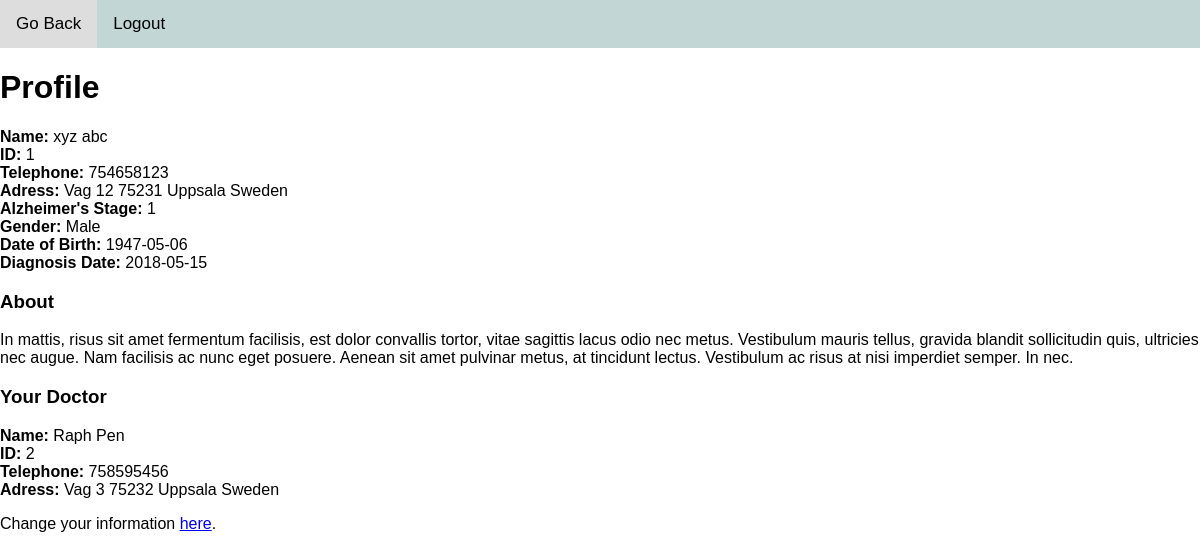
The page /html/patientprofile.php (signed in) on the database its author committed.
### tables this page shows
create table patient(
	patient_id int not null auto_increment, 
	first_name varchar(50) not null, 
	middle_name varchar(50), 
	last_name varchar(50) not null,
    SSN varchar(50) not null, 
	email varchar(50) not null unique, 
    phone int not null, 
	password_hash varchar(50) not null, 
	street varchar(50) not null, 
	street_no varchar(50) not null, 
	city varchar(50) not null, 
	country varchar(50) not null, 
	zip varchar(50) not null, 
    state varchar(50) not null, 
	date_of_birth date not null, 
	gender varchar(50) not null, 
	stage varchar(50),
	education int not null, 
    bedroom_floor int not null, 
	diagnosis_date date not null, 
	diagnosis_description text, 
	primary key (patient_id));

create table doctor (
	doctor_id int not null auto_increment,
    password_hash varchar(50) not null,
    email varchar(50) not null unique,
    phone int not null, 
    first_name varchar(50) not null,
    middle_name varchar(50),
    last_name varchar(50) not null,
    street varchar(50) not null,
    street_no varchar(50) not null,
    zip varchar(50),
    city varchar(50) not null,
    country varchar(50) not null, 
    primary key (doctor_id));

### html/patientprofile.php (the view, shortened to what this page needs)
<!DOCTYPE html>
<html>
  <head>
    <link rel="stylesheet" href="top_menu_style.css">
  </head>
  <body>
    <div class="navbar">
      <a href="patientstart.php">Go Back</a>
      <a href="../html/php/logout.php">Logout</a>
    </div>
    <h1>Profile</h1>
    <?php
        include dirname(__DIR__).'/html/php/openDB.php';
        $result = mysqli_query($link,"select *
        from patient
        where patient_id = $_SESSION[id]")
        or
        die("Could not issue MySQL query");
        while ($row = $result->fetch_assoc()) {
            $first_name = $row["first_name"];
            $last_name = $row["last_name"];
            $patient_id = $row["patient_id"];
            $street = $row["street"];
            $street_no = $row["street_no"];
            $zip = $row["zip"];
            $city = $row["city"];
            $country = $row["country"];
            $phone = $row["phone"];
            $desc = $row["diagnosis_description"];
            $gender = $row["gender"];
            $birth_date = $row["date_of_birth"];
            $stage = $row["stage"];
            $diag_date = $row["diagnosis_date"];
            echo '<b>'."Name: ".'</b>'.$first_name." ".$last_name.'<br/>';
            echo '<b>'."ID: ".'</b>' .$patient_id.'<br/>';
            echo '<b>'."Telephone: ".'</b>'.$phone.'<br/>';
            echo '<b>'."Adress: ".'</b>'.$street. " ".$street_no." ".$zip." ".$city." ".$country.'<br />';
            echo '<b>'."Alzheimer's Stage: ".'</b>' .$stage.'<br/>';
            echo '<b>'."Gender: ".'</b>' .$gender.'<br/>';
            echo '<b>'."Date of Birth: ".'</b>' .$birth_date.'<br/>';
            echo '<b>'."Diagnosis Date: ".'</b>' .$diag_date.'<br/>';
            echo '<h3>'."About".'</h3>';
            echo $desc.'<br/>';
        }
 ?>
<h3>Your Doctor</h3>
<?php
        include dirname(__DIR__).'/html/php/openDB.php';
        $result = mysqli_query($link,"select d.first_name, d.last_name, d.doctor_id, d.phone, d.street, d.street_no, d.zip, d.city, d.country
        from doctor as d, patient_doctor as p_d
        where d.doctor_id = p_d.doctor_id and p_d.patient_id = $_SESSION[id]")
        or
        die("Could not issue MySQL query");
        while ($row = $result->fetch_assoc()) {
            $first_name = $row["first_name"];
            $last_name = $row["last_name"];
            $doctor_id = $row["doctor_id"];
            $street = $row["street"];
            $street_no = $row["street_no"];
            $zip = $row["zip"];
            $city = $row["city"];
            $country = $row["country"];
            $phone = $row["phone"];
            echo '<b>'."Name: ".'</b>'.$first_name." ".$last_name.'<br />';
            echo '<b>'."ID: ".'</b>' .$doctor_id.'<br />';
            echo '<b>'."Telephone: ".'</b>'.$phone.'<br />';
            echo '<b>'."Adress: ".'</b>'.$street. " ".$street_no." ".$zip." ".$city." ".$country.'<br />';
        }
    ?>
    <p>Change your information <a href="#">here</a>.</p>
</body>
</html>

### html/top_menu_style.css (style rules this page uses)
body { margin: 0; font-family: Arial, Helvetica, sans-serif; }
.navbar { overflow: hidden; background-color: #c2d6d6; }
.navbar a { float: left; color: black; text-align: center; padding: 14px 16px; text-decoration: none; font-size: 17px; }

### rows shown on the page
patient: first_name "xyz", last_name "abc", patient_id "1", phone "754658123", street "Vag", street_no "12", zip "75231", city "Uppsala", country "Sweden", stage "1", gender "Male", date_of_birth "1947-05-06", diagnosis_date "2018-05-15", diagnosis_description "In mattis, risus sit amet fermentum facilisis, est dolor convallis tortor, vitae sagittis lacus odio nec metus. Vestibulum mauris tellus, gravida blandit sollicitudin quis, ultricies nec augue. Nam facilisis ac nunc eget posuere. Aenean sit amet pulvinar metus, at tincidunt lectus. Vestibulum ac risus at nisi imperdiet semper. In nec."
doctor: first_name "Raph", last_name "Pen", doctor_id "2", phone "758595456", street "Vag", street_no "3", zip "75232", city "Uppsala", country "Sweden"
